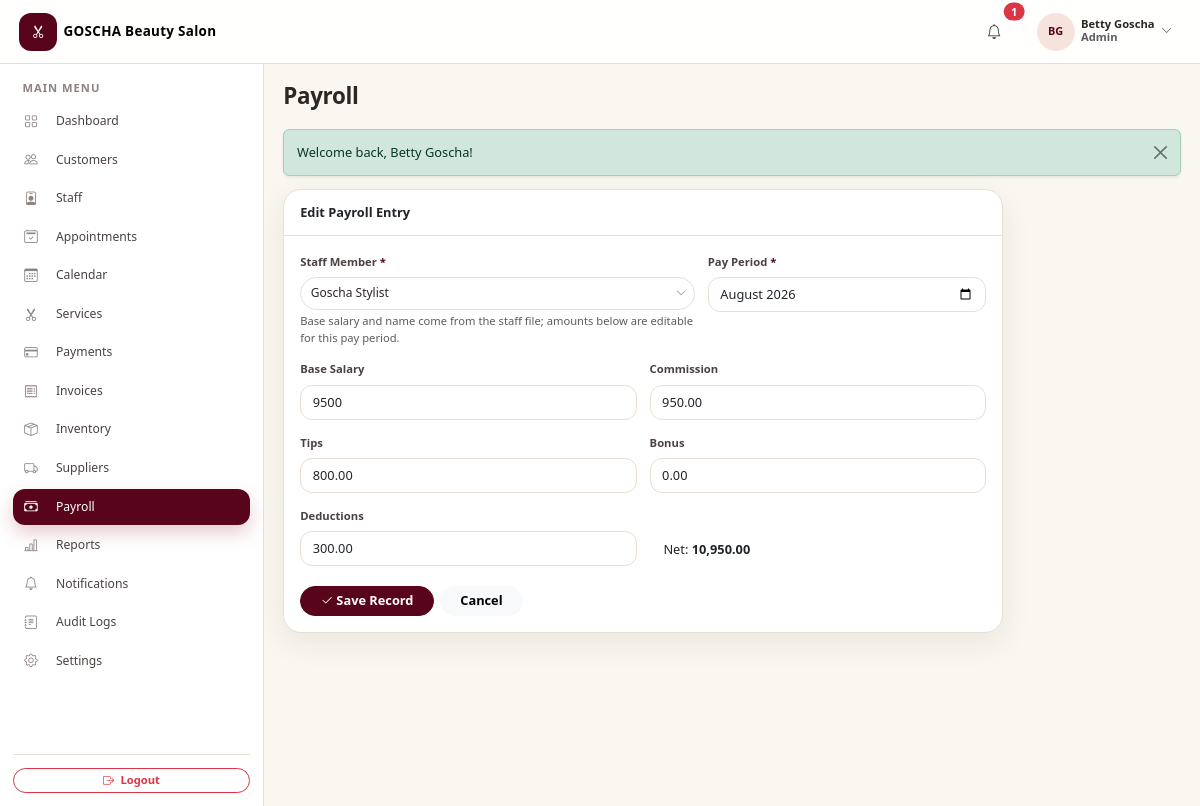
Screenshot of /admin/payroll.php?action=edit&id=6 (signed in) with the database file from the repository.
### tables this page shows
CREATE TABLE `users` (
  `id` int(11) NOT NULL AUTO_INCREMENT,
  `salon_id` int(11) NOT NULL,
  `name` varchar(100) NOT NULL,
  `first_name` varchar(100) DEFAULT NULL,
  `last_name` varchar(100) DEFAULT NULL,
  `email` varchar(255) NOT NULL,
  `phone` varchar(20) DEFAULT NULL,
  `password` varchar(255) NOT NULL,
  `role` enum('admin','receptionist') NOT NULL DEFAULT 'admin',
  `status` enum('active','inactive') NOT NULL DEFAULT 'active',
  `created_at` datetime NOT NULL DEFAULT current_timestamp(),
  `updated_at` datetime NOT NULL DEFAULT current_timestamp() ON UPDATE current_timestamp(),
  PRIMARY KEY (`id`),
  UNIQUE KEY `uq_users_email` (`email`),
  KEY `idx_users_salon` (`salon_id`),
  CONSTRAINT `fk_users_salon` FOREIGN KEY (`salon_id`) REFERENCES `salons` (`id`)
);

CREATE TABLE `salons` (
  `id` int(11) NOT NULL AUTO_INCREMENT,
  `salon_name` varchar(150) NOT NULL,
  `owner_first_name` varchar(100) DEFAULT NULL,
  `owner_last_name` varchar(100) DEFAULT NULL,
  `email` varchar(255) DEFAULT NULL,
  `phone` varchar(20) DEFAULT NULL,
  `address` varchar(255) DEFAULT NULL,
  `timezone` varchar(64) NOT NULL DEFAULT 'Africa/Addis_Ababa',
  `currency` char(3) NOT NULL DEFAULT 'ETB',
  `status` enum('active','inactive') NOT NULL DEFAULT 'active',
  `setup_completed_at` datetime DEFAULT NULL,
  `created_at` datetime NOT NULL DEFAULT current_timestamp(),
  `updated_at` datetime NOT NULL DEFAULT current_timestamp() ON UPDATE current_timestamp(),
  PRIMARY KEY (`id`),
  UNIQUE KEY `uq_salons_name` (`salon_name`),
  KEY `idx_salons_status` (`status`)
);

CREATE TABLE `payroll` (
  `id` int(11) NOT NULL AUTO_INCREMENT,
  `salon_id` int(11) NOT NULL,
  `staff_id` int(11) DEFAULT NULL,
  `staff_name` varchar(100) NOT NULL,
  `salary` decimal(10,2) NOT NULL DEFAULT 0.00,
  `commission` decimal(10,2) NOT NULL DEFAULT 0.00,
  `tips` decimal(10,2) NOT NULL DEFAULT 0.00,
  `bonus` decimal(10,2) NOT NULL DEFAULT 0.00,
  `deductions` decimal(10,2) NOT NULL DEFAULT 0.00,
  `net_salary` decimal(10,2) NOT NULL DEFAULT 0.00,
  `pay_period` varchar(10) NOT NULL,
  `payment_status` enum('paid','pending') NOT NULL DEFAULT 'pending',
  `created_at` datetime NOT NULL DEFAULT current_timestamp(),
  PRIMARY KEY (`id`),
  KEY `idx_payroll_period` (`pay_period`),
  KEY `idx_payroll_staff` (`staff_id`),
  KEY `idx_payroll_salon` (`salon_id`),
  CONSTRAINT `fk_payroll_salon` FOREIGN KEY (`salon_id`) REFERENCES `salons` (`id`),
  CONSTRAINT `fk_payroll_staff` FOREIGN KEY (`staff_id`) REFERENCES `staff` (`id`) ON DELETE SET NULL
);

### admin/payroll.php (called while the page is built)
<?php
require_once __DIR__ . '/../includes/init.php';
require_role('admin');
include __DIR__ . '/../modules/payroll.php';

### includes/auth.php (called while the page is built, shortened)
<?php
function is_logged_in(): bool
{
    return isset($_SESSION['user_id']);
}
function current_user(): ?array
{
    static $cache = [];
    $key = (string)(int)$_SESSION['user_id'];
    if (array_key_exists($key, $cache)) {
        return $cache[$key] ?: null;
    }
    try {
        $stmt = db()->prepare('SELECT * FROM users WHERE id = :id LIMIT 1');
        $stmt->execute(['id' => (int)$_SESSION['user_id']]);
        $row = $stmt->fetch();
        $cache[$key] = $row;
        return $row;
    } catch (Throwable $e) {
        $cache[$key] = null;
        return null;
    }
}
function current_user_role(): ?string
{
    $u = current_user();
    return $u ? $u['role'] : null;
}

### config/database.php (called while the page is built, shortened)
<?php
function db(): PDO
{
    static $pdo = null;
    if ($pdo === null) {
        $options = [
            PDO::ATTR_ERRMODE            => PDO::ERRMODE_EXCEPTION,
            PDO::ATTR_DEFAULT_FETCH_MODE => PDO::FETCH_ASSOC,
            PDO::ATTR_EMULATE_PREPARES   => false,
        ];
        try {
            $pdo = new PDO(
                'mysql:host=' . DB_HOST . ';dbname=' . DB_NAME . ';charset=utf8mb4',
                DB_USER,
                DB_PASS,
                $options
            );
        } catch (PDOException $e) {
            http_response_code(500);
            exit('Database connection failed. Please check config/database.php and make sure MySQL is running.');
        }
    }
    return $pdo;
}

### includes/scheduling.php (called while the page is built, shortened)
<?php
function salon_profile(bool $refresh = false): ?array
{
    static $cache = [];
    static $loaded = [];
    $salonId = default_salon_id();
    if (isset($loaded[$salonId])) {
        return $cache[$salonId];
    }
    $loaded[$salonId] = true;
    try {
        $stmt = db()->prepare('SELECT * FROM salons WHERE id = :id LIMIT 1');
        $stmt->execute(['id' => $salonId]);
        $cache[$salonId] = $stmt->fetch() ?: null;
    } catch (Throwable $e) {
        $cache[$salonId] = null;
    }
    return $cache[$salonId];
}
function salon_profile_is_configured(): bool
{
    $profile = salon_profile();
    return is_array($profile) && !empty($profile['setup_completed_at']);
}
function require_setup_completed(): void
{
    if (PHP_SAPI === 'cli' || salon_profile_is_configured()) {
        return;
    }
}
    ?>

### includes/init.php (called while the page is built, shortened)
<?php
require_once __DIR__ . '/../config/database.php';
require_once __DIR__ . '/functions.php';
require_once __DIR__ . '/auth.php';
require_once __DIR__ . '/tenant.php';
require_once __DIR__ . '/permissions.php';
require_once __DIR__ . '/alerts.php';
require_once __DIR__ . '/scheduling.php';
require_setup_completed();

### includes/tenant.php (called while the page is built, shortened)
<?php
function current_salon_id(): ?int
{
    $override = defined('FORCE_SALON_ID') ? (int)FORCE_SALON_ID : 0;
    $sessionSalon = (int)($_SESSION['salon_id'] ?? 0);
    $userSalon    = 0;
    try {
        $stmt = db()->prepare('SELECT salon_id FROM users WHERE id = :id LIMIT 1');
        $stmt->execute(['id' => (int)$_SESSION['user_id']]);
        $userSalon = (int)($stmt->fetchColumn() ?: 0);
    } catch (Throwable $e) {
        $userSalon = 0;
    }
    return $userSalon;
}
function default_salon_id(): int
{
    $id = current_salon_id();
    if ($id !== null && $id > 0) {
        return $id;
    }
    return 0;
}
function current_salon(): ?array
{
    static $cache = [];
    static $loaded = [];
    $id = current_salon_id();
    if (array_key_exists($id, $loaded)) {
        return $cache[$id];
    }
    try {
        $stmt = db()->prepare('SELECT * FROM salons WHERE id = :id LIMIT 1');
        $stmt->execute(['id' => $id]);
        $row = $stmt->fetch() ?: null;
    } catch (Throwable $e) {
        $row = null;
    }
    $cache[$id]  = $row;
    return $row;
}
function require_salon_context(): int
{
    $id = current_salon_id();
    $salon = current_salon();
    return $id;
}

### includes/permissions.php (called while the page is built, shortened)
<?php
function is_admin(): bool
{
    return current_user_role() === 'admin';
}
function require_login(): void
{
    require_salon_context();
}
function require_role(string $role): void
{
    require_login();
    if (current_user_role() !== $role) {
        render_forbidden();
    }
}
    ?>

### includes/functions.php (called while the page is built, shortened)
<?php
function e($value): string
{
    return htmlspecialchars((string)$value, ENT_QUOTES, 'UTF-8');
}
function base_url(string $path = ''): string
{
    static $base = null;
    if ($base === null) {
        $rootDir   = realpath(dirname(__DIR__));
        $scriptDir = realpath(dirname($_SERVER['SCRIPT_FILENAME'] ?? __DIR__));
        $depth = 0;
        $dir   = $scriptDir;
        while ($dir && $rootDir && realpath($dir) !== $rootDir && strpos(realpath($dir), $rootDir) === 0) {
            $depth++;
            $dir = dirname($dir);
        }
        $base = str_repeat('../', $depth);
    }
    return $base . $path;
}
function money($amount): string
{
    return number_format((float)$amount, 2);
}
function initials(string $name): string
{
    $parts = preg_split('/\s+/', trim($name));
    $out = '';
    foreach (array_slice($parts, 0, 2) as $p) {
        if ($p !== '') {
            $out .= mb_substr($p, 0, 1);
        }
    }
    return strtoupper($out ?: '?');
}
function &_settings_cache(): array
{
    static $cache = [];
    return $cache;
}
function settings_salon_id(): int
{
    if (function_exists('default_salon_id')) {
        $id = default_salon_id();
        if ($id > 0) {
            return $id;
        }
    }
}
function get_setting(string $key, $default = null)
{
    $salonId = settings_salon_id();
    $cache =& _settings_cache();
    if (($cache['_generation'] ?? -1) !== settings_cache_generation()
        || !isset($cache['_salons'][$salonId])) {
        $loaded = [];
        try {
            $stmt = db()->prepare(
                'SELECT setting_key, setting_value FROM settings WHERE salon_id = :sid'
            );
            $stmt->execute(['sid' => $salonId]);
            foreach ($stmt->fetchAll() as $row) {
                $loaded[$row['setting_key']] = $row['setting_value'];
            }
        } catch (Throwable $e) {
        }
        if (!isset($cache['_salons']) || !is_array($cache['_salons'])) {
            $cache['_salons'] = [];
        }
        $cache['_salons'][$salonId] = $loaded;
    }
    $value = $cache['_salons'][$salonId][$key] ?? null;
    return ($value !== null && $value !== '') ? $value : $default;
}
function settings_cache_generation(): int
{
    return (int)($GLOBALS['__settings_cache_generation'] ?? 0);
}
function salon_name(): string
{
    if (function_exists('salon_profile')) {
        $profile = salon_profile();
        if (is_array($profile) && trim((string)($profile['salon_name'] ?? '')) !== '') {
            return (string)$profile['salon_name'];
        }
    }
    $mirrored = trim((string)get_setting('salon_name', ''));
    return $mirrored !== '' ? $mirrored : 'Your Salon';
}
function salon_logo_path(): string
{
    return trim((string)get_setting('salon_logo', ''));
}
function salon_logo_url(): string
{
    $path = salon_logo_path();
    if ($path === '') {
        return '';
    }
    $normalized = ltrim(str_replace('\\', '/', $path), '/');
    $url = base_url($normalized);
    return $url;
}

### modules/payroll.php (the view, shortened to what this page needs)
<?php
$action = $_GET['action'] ?? 'list';
include __DIR__ . '/../includes/header.php';
if ($action === 'add' || $action === 'edit'):
    $record = ['id' => 0, 'staff_id' => 0, 'staff_name' => '', 'salary' => 0, 'commission' => 0, 'tips' => 0, 'bonus' => 0, 'deductions' => 0, 'pay_period' => date('Y-m')];
    if ($action === 'edit') {
        $stmt = db()->prepare('SELECT * FROM payroll WHERE id = :id AND salon_id = :sid');
        $stmt->execute(['id' => (int)($_GET['id'] ?? 0), 'sid' => $salonId]);
        $found = $stmt->fetch();
        $record = $found;
    }
    ?>
    <div class="card" style="max-width:720px;">
        <div class="card-header"><?php echo $action === 'add' ? 'New Payroll Entry' : 'Edit Payroll Entry'; ?></div>
        <div class="card-body">
            <form method="post" action="payroll.php">
                <div class="row g-3">
                    <div class="col-md-7">
                        <label class="form-label" for="staff_id">Staff Member <span class="required">*</span></label>
                        <div class="form-text">Base salary and name come from the staff file; amounts below are editable for this pay period.</div>
                    </div>
                    <div class="col-md-5">
                        <label class="form-label" for="pay_period">Pay Period <span class="required">*</span></label>
                        <input type="month" class="form-control" id="pay_period" name="pay_period" required value="<?php echo e($record['pay_period']); ?>">
                    </div>
                    <div class="col-md-6">
                        <label class="form-label" for="salary">Base Salary</label>
                        <input type="number" class="form-control" id="salary" name="salary" min="0" step="0.01" value="<?php echo e((float)$record['salary']); ?>">
                    </div>
                    <div class="col-md-6">
                        <label class="form-label" for="commission">Commission</label>
                        <input type="number" class="form-control" id="commission" name="commission" min="0" step="0.01" value="<?php echo e($record['commission']); ?>">
                    </div>
                    <div class="col-md-6">
                        <label class="form-label" for="tips">Tips</label>
                        <input type="number" class="form-control" id="tips" name="tips" min="0" step="0.01" value="<?php echo e($record['tips']); ?>">
                    </div>
                    <div class="col-md-6">
                        <label class="form-label" for="bonus">Bonus</label>
                        <input type="number" class="form-control" id="bonus" name="bonus" min="0" step="0.01" value="<?php echo e($record['bonus']); ?>">
                    </div>
                    <div class="col-md-6">
                        <label class="form-label" for="deductions">Deductions</label>
                        <input type="number" class="form-control" id="deductions" name="deductions" min="0" step="0.01" value="<?php echo e($record['deductions']); ?>">
                    </div>
                    <div class="col-md-6 d-flex align-items-end">
                        <div class="alert alert-rose rounded-3 w-100 mb-0 py-2">Net: <strong><span id="netPreview"><?php echo money((float)$record['salary'] + (float)$record['commission'] + (float)$record['tips'] + (float)$record['bonus'] - (float)$record['deductions']); ?></span></strong></div>
                    </div>
                </div>
                <div class="mt-4 d-flex gap-2">
                    <button class="btn btn-rose rounded-pill px-4" type="submit"><i class="bi bi-check2 me-1"></i>Save Record</button>
                    <a href="payroll.php" class="btn btn-light rounded-pill px-4">Cancel</a>
                </div>
            </form>
        </div>
    </div>
<?php endif; ?>
<?php include __DIR__ . '/../includes/footer.php'; ?>

### includes/navbar.php (shortened to what this page needs)
<?php
$user = current_user();
$isAdmin = is_admin();
$base = $isAdmin ? 'admin' : 'receptionist';
$dashUrl = base_url($base . '/dashboard.php');
$unreadCount = 0;
try {
    $salonId = (int)current_salon_id();
    $stmt = db()->prepare('SELECT COUNT(*) AS c FROM notifications WHERE user_id = :uid AND salon_id = :sid AND is_read = 0');
    $stmt->execute(['uid' => $user['id'], 'sid' => $salonId]);
    $unreadCount = (int)$stmt->fetch()['c'];
} catch (Throwable $e) {
}
?>
<nav class="navbar app-navbar navbar-expand-lg sticky-top">
    <div class="container-fluid px-3 px-lg-4">
        <?php $brandLogo = salon_logo_url(); ?>
        <a class="navbar-brand d-flex align-items-center gap-2 fw-semibold" href="<?php echo $dashUrl; ?>">
            <?php if ($brandLogo !== ''): ?>
                <img src="<?php echo e($brandLogo); ?>" alt="<?php echo e(salon_name()); ?> logo" class="brand-logo">
            <?php else: ?>
                <span class="brand-mark"><i class="bi bi-scissors"></i></span>
            <?php endif; ?>
            <span class="brand-name d-none d-sm-inline"><?php echo e(salon_name()); ?></span>
        </a>
        <div class="d-flex align-items-center gap-2 gap-lg-3 ms-auto">
            <div class="dropdown">
                <button class="btn btn-icon position-relative" type="button" data-bs-toggle="dropdown" aria-expanded="false" title="Notifications">
                    <i class="bi bi-bell"></i>
                    <?php if ($unreadCount > 0): ?>
                        <span class="position-absolute top-0 start-100 translate-middle badge rounded-pill bg-danger">
                            <?php echo $unreadCount > 9 ? '9+' : $unreadCount; ?>
                        </span>
                    <?php endif; ?>
                </button>
            </div>
            <div class="dropdown">
                <button class="btn btn-user d-flex align-items-center gap-2" type="button" data-bs-toggle="dropdown" aria-expanded="false">
                    <span class="avatar"><?php echo e(initials($user['name'])); ?></span>
                    <span class="d-none d-md-block text-start">
                        <span class="d-block user-name small lh-1"><?php echo e($user['name']); ?></span>
                        <span class="d-block user-role small text-muted"><?php echo e(ucfirst($user['role'])); ?></span>
                    </span>
                    <i class="bi bi-chevron-down small text-muted"></i>
                </button>
            </div>
        </div>
    </div>
</nav>

### rows the page displays
users: salon.salon_name "GOSCHA Beauty Salon", name "BG", name "Betty Goscha", role "Admin"
payroll: pay_period "2026-08", salary "9500", commission "950.00", tips "800.00", bonus "0.00", deductions "300.00", salary+commission+tips "10,950.00"

### other values shown
$unreadCount "1"
$label "Dashboard"
$label "Customers"
$label "Staff"
$label "Appointments"
$label "Calendar"
$label "Services"
$label "Payments"
$label "Invoices"
$label "Inventory"
$label "Suppliers"
$label "Payroll"
$label "Reports"
$label "Notifications"
$label "Audit Logs"
